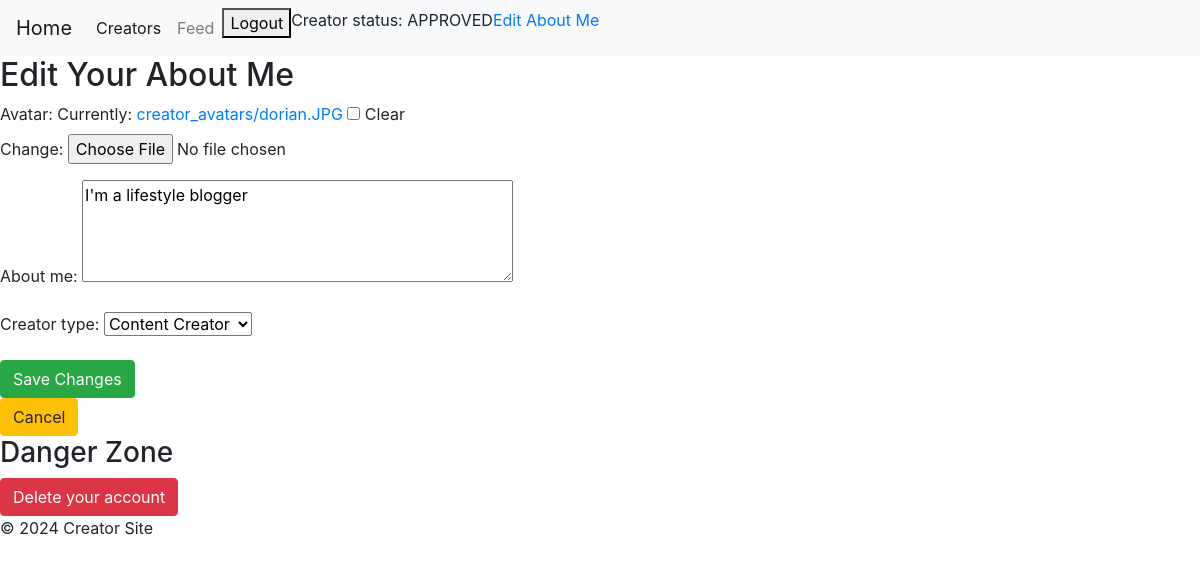
The page /creator/edit/ (signed in) on the database as committed earlier.
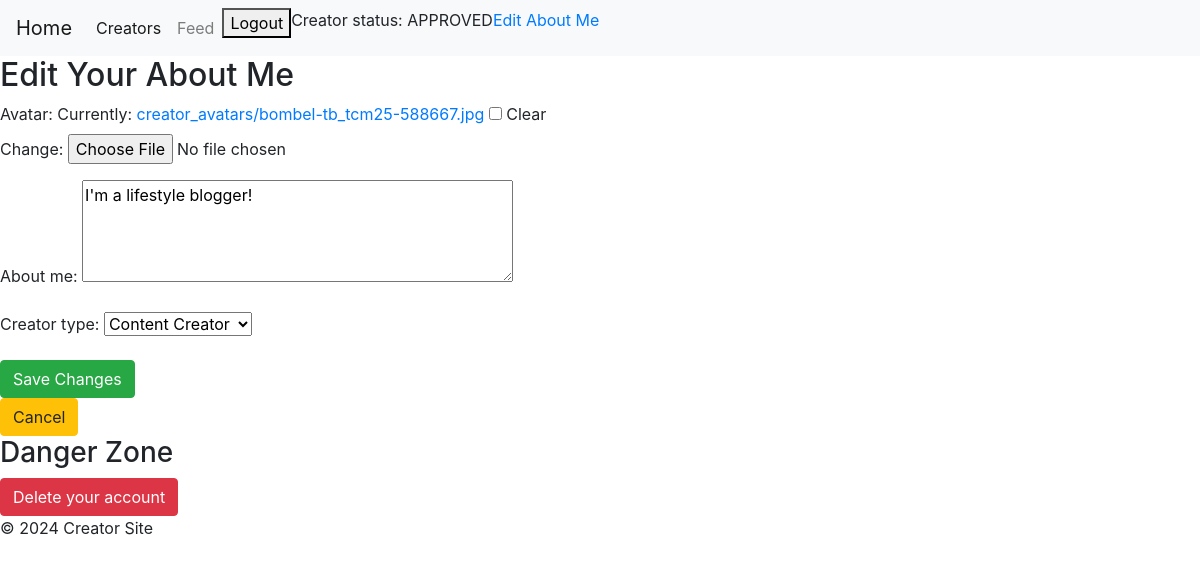
The same page on the database as committed later.
### creators/models.py (models this page shows, shortened)
class Creator(models.Model):
    CREATOR_TYPES = [
        ('PHOTOGRAPHER', 'Photographer'),
        ('GAME_DEVELOPER', 'Game Developer'),
        ('CONTENT_CREATOR', 'Content Creator'),
        ('ARTIST', 'Artist'),
        ('VOICE_ACTOR', 'Voice Actor'),
        ('OTHER', 'Other'),
    ]
    STATUS_CHOICES = [
        ('PENDING', 'Pending'),
        ('APPROVED', 'Approved'),
        ('REJECTED', 'Rejected'),
    ]
    user = models.OneToOneField(User, on_delete=models.CASCADE)
    avatar = models.ImageField(upload_to='creator_avatars/', null=True, blank=True)
    about_me = models.TextField(blank=True)
    creator_type = models.CharField(max_length=20, choices=CREATOR_TYPES, default='OTHER')
    status = models.CharField(max_length=10, choices=STATUS_CHOICES, default='PENDING')
    request_message = models.TextField(blank=True)
    followers = models.ManyToManyField(User, related_name='following', blank=True)

### creators/views.py (the view, shortened to what this page needs)
# urls.py: path('creator/edit/', views.EditCreatorAboutMeView.as_view(), name='edit_creator_aboutme'),
class EditCreatorAboutMeView(LoginRequiredMixin, UserPassesTestMixin, UpdateView):
    model = Creator
    form_class = CreatorProfileForm
    template_name = 'creators/edit_creator_aboutme.html'
    def get_object(self):
        return self.request.user.creator
    def test_func(self):
        creator = self.get_object()
        return self.request.user == creator.user

### creators/forms.py
class CreatorProfileForm(forms.ModelForm):
    class Meta:
        model = Creator
        fields = ['avatar', 'about_me', 'creator_type']
        widgets = {
            'about_me': forms.Textarea(attrs={'rows': 4}),
        }
    def __init__(self, *args, **kwargs):
        super().__init__(*args, **kwargs)
        self.fields['creator_type'].choices = CreatorRequestForm.CREATOR_TYPES

### creators/templatetags/creator_tags.py (called while the page is built)
@register.simple_tag
def creator_status(user):
    try:
        creator = Creator.objects.get(user=user)
        return creator.status
    except Creator.DoesNotExist:
        return None

### creators/templates/creators/edit_creator_aboutme.html (shortened to what this page needs)
{% extends 'base.html' %}
{% block content %}
    <h2>Edit Your About Me</h2>
    <form method="post" enctype="multipart/form-data">
        {{ form.as_p }}
        <button class="btn btn-success" type="submit">Save Changes</button>
    </form>
    <button type="button" class="btn btn-warning" onclick="location.href='{% url 'creator_aboutme' username=user.username %}'">Cancel</button>
    <h3>Danger Zone</h3>
    <button type="button" class="btn btn-danger" onclick="location.href='{% url 'delete_creator_account' %}'">Delete your account</button>
{% endblock %}

### templates/base.html (shortened to what this page needs)
{% load static %}
{% load creator_tags %}
<!DOCTYPE html>
<html lang="en">
  <head>
    <link rel="stylesheet" href="{% static 'css/style.css' %}">
    <link rel="stylesheet" href="https://cdn.jsdelivr.net/npm/bootstrap@4.1.3/dist/css/bootstrap.min.css">
  </head>
  <body>
    <header>
      <nav class="navbar navbar-expand-lg navbar-light bg-light">
        <div class="collapse navbar-collapse" id="navbarTogglerDemo01">
          <a class="navbar-brand" href="{% url 'index' %}">Home</a>
          <ul class="navbar-nav mr-auto mt-2 mt-lg-0">
            <li class="nav-item active">
              <a class="nav-link" href="{% url 'creator_list' %}">Creators<span class="sr-only">(current)</span></a>
            </li>
            {% if user.is_authenticated %}
            <li class="nav-item">
              <a class="nav-link" href="{% url 'personalized_feed' %}">Feed</a>
            </li>
            <li class="nav-item">
              <form method="post" action="{% url 'logout' %}" style="display:inline;">
                <button type="submit">Logout</button>
              </form>
            </li>
            {% endif %}
            {% if user.is_authenticated %}
              {% creator_status user as status %}
              {% if status %}
                <span>Creator status: {{ status }}</span>
              {% else %}
                <a href="{% url 'request_creator_status' %}">Become a Creator</a>
              {% endif %}
            {% endif %}
            {% if user.is_authenticated %}
            <a href="{% url 'edit_creator_aboutme' %}">Edit About Me</a>
            {% endif %}
          </ul>
        </div>
      </nav>
    </header>
    <main>{% block content %} {% endblock %}</main>
    <footer>
      <p>&copy; 2024 Creator Site</p>
    </footer>
  </body>
</html>

Rows that differ between the two databases and show on the page:
changed Creator "APPROVED": about_me "I'm a lifestyle blogger" → "I'm a lifestyle blogger!"
Other text that changed with them:
text no longer shown: "Avatar: Currently: creator_avatars/dorian.JPG Clear Change: About me: Creator type:"
text now shown: "Avatar: Currently: creator_avatars/bombel-tb_tcm25-588667.jpg Clear Change: About me: Creator type:"
